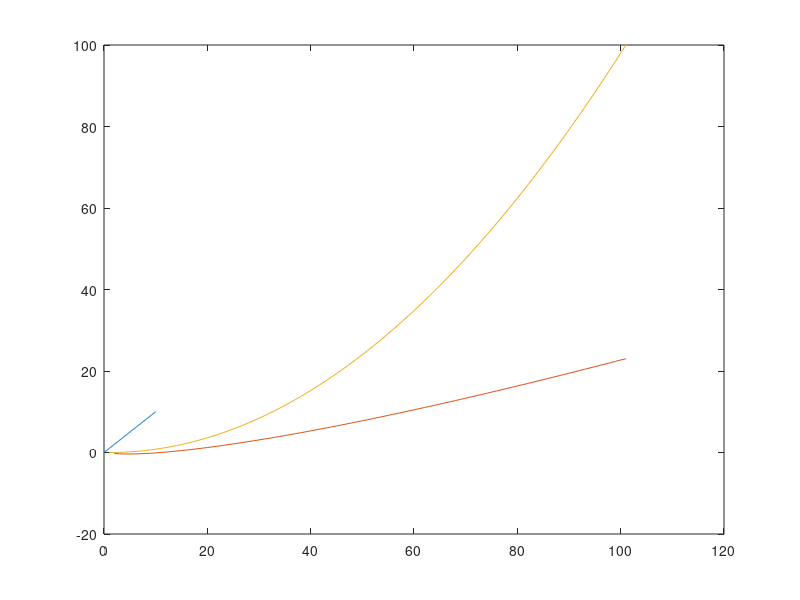

This figure's MATLAB source:
%plot()
%plot(x,y1,x,y2,x,y3)
%legend('y1','y2','y3')
%plot(x1,y1,'r:',x2,y2,'r+')

%   y yellow
%   m magenta
%   c cyan
%   r red
%   g green
%   b blue
%   w white
%   k black

%   . point
%   o circle
%   x x-mark
%   + plus
%   - solid line
%   * star
%   : dotted line
%   -. dashdot line

%examples:
%sinus
x=0:0.01:1
y=sin(2*pi*x)
plot(x,y,'-')

%multiple plots
t=0:0.1:10;
y=t;
z=t.*log(t);
x=t.*t;
plot(t,y,'-', z,'-',x,'-')
